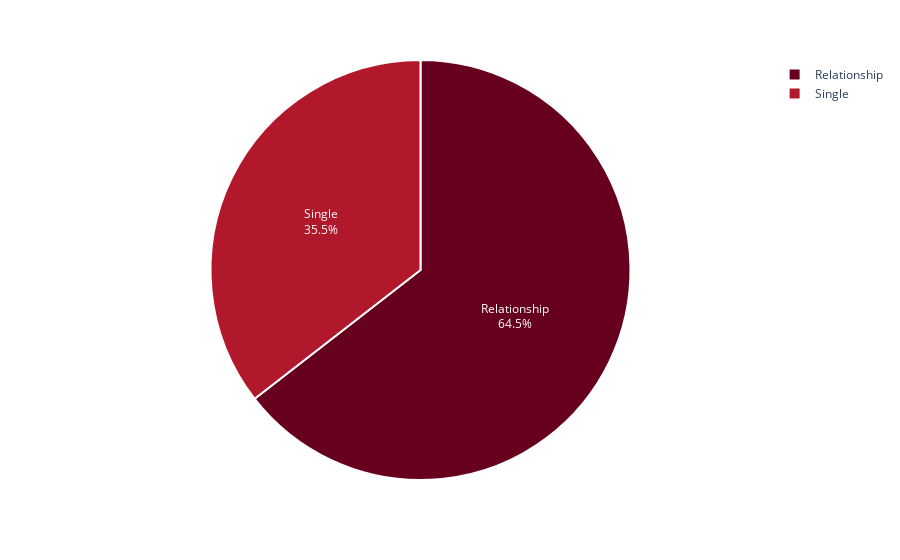

Here is the notebook cell this chart was saved with:
### Code cell
## Marital Status graph

import plotly.express as px

maritalstatus = df.Marital_Status.value_counts()

fig = px.pie(maritalstatus,
            values=maritalstatus.values,
            names=maritalstatus.index,
            color_discrete_sequence=px.colors.sequential.RdBu)

fig.update_traces(textposition='inside', textinfo='percent+label', 
                  marker = dict(line = dict(color = 'white', width = 2)))
fig.show()

### Figure 1 — Plotly figure (JSON) as saved in the notebook; plotly's stock layout.template omitted (floating-point values rounded to 4 significant figures)
{"data": [{"domain": {"x": [0, 1], "y": [0, 1]}, "hovertemplate": "index=%{label}<br>value=%{value}<extra></extra>", "labels": ["Relationship", "Single"], "legendgroup": "", "marker": {"line": {"color": "white", "width": 2}}, "name": "", "showlegend": true, "textinfo": "percent+label", "textposition": "inside", "type": "pie", "values": [1442, 794]}], "layout": {"legend": {"tracegroupgap": 0}, "margin": {"t": 60}, "piecolorway": ["rgb(103,0,31)", "rgb(178,24,43)", "rgb(214,96,77)", "rgb(244,165,130)", "rgb(253,219,199)", "rgb(247,247,247)", "rgb(209,229,240)", "rgb(146,197,222)", "rgb(67,147,195)", "rgb(33,102,172)", "rgb(5,48,97)"]}}
